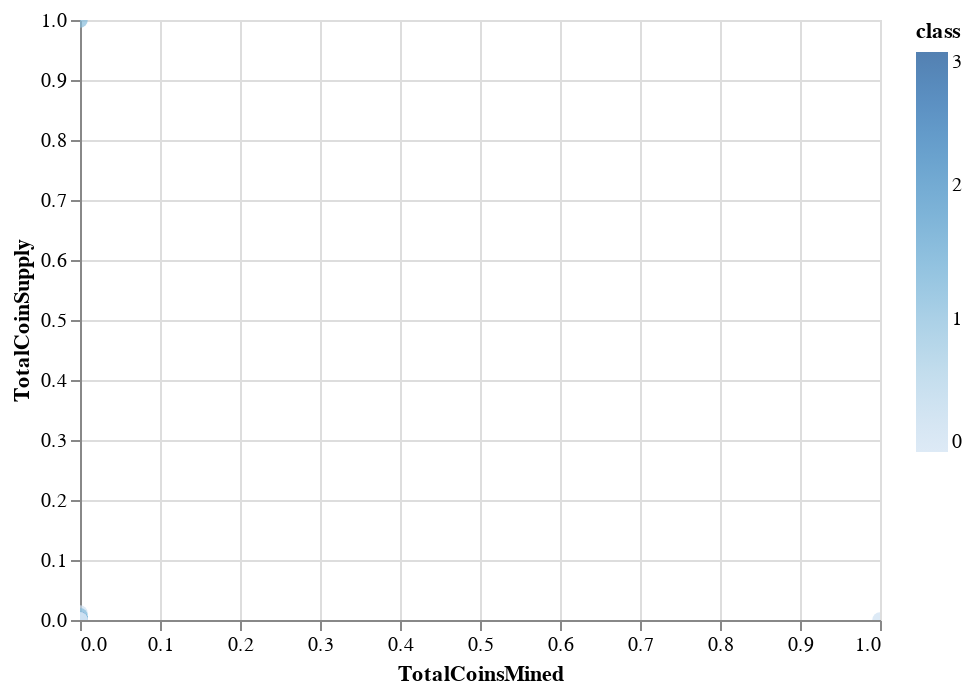

This figure's notebook cell:
### Code cell
# Create a 2D-Scatter 
alt.Chart(tradable_crypto_df).mark_circle(size=60).encode(
    x='TotalCoinsMined',
    y='TotalCoinSupply',
    color='class',
    tooltip=['CoinName', 'Algorithm', 'TotalCoinsMined', 'TotalCoinSupply']
    
).interactive()

### Figure 1 — Vega-Lite specification as saved in the notebook (floating-point values rounded to 4 significant figures; data arrays with more than 128 entries replaced by an {"elided": "..."} marker saying what was removed)
{"config": {"view": {"continuousWidth": 400, "continuousHeight": 300}}, "data": {"name": "data-ef6863c8a2c3e632d7582ab86c7506c6"}, "mark": {"type": "circle", "size": 60}, "encoding": {"color": {"type": "quantitative", "field": "class"}, "tooltip": [{"type": "nominal", "field": "CoinName"}, {"type": "nominal", "field": "Algorithm"}, {"type": "quantitative", "field": "TotalCoinsMined"}, {"type": "quantitative", "field": "TotalCoinSupply"}], "x": {"type": "quantitative", "field": "TotalCoinsMined"}, "y": {"type": "quantitative", "field": "TotalCoinSupply"}}, "selection": {"selector003": {"type": "interval", "bind": "scales", "encodings": ["x", "y"]}}, "$schema": "https://vega.github.io/schema/vega-lite/v4.8.1.json", "datasets": {"data-ef6863c8a2c3e632d7582ab86c7506c6": {"elided": "266 records"}}}
